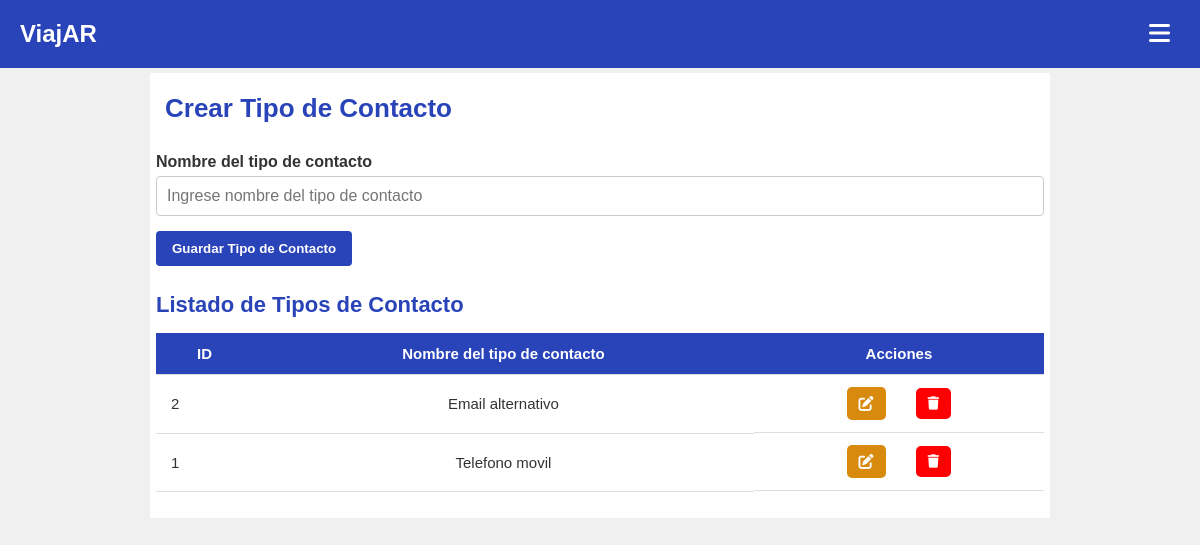
/index.php?page=tipo_contactos (signed in), run on an earlier commit of the app's database.
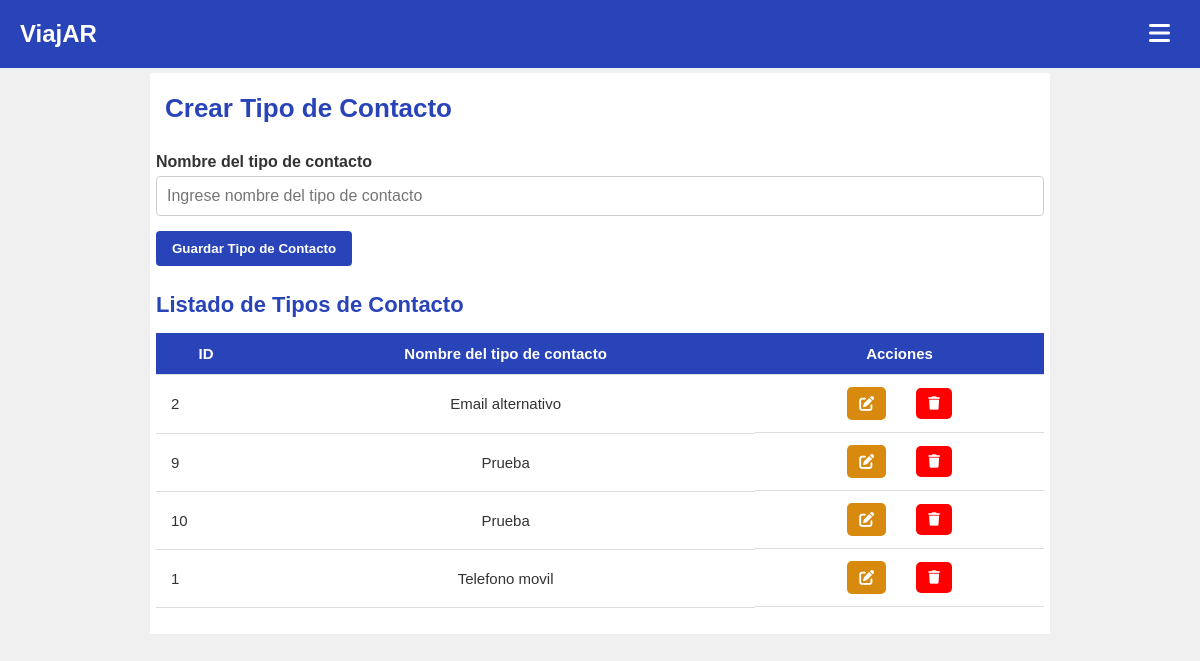
And on a later commit of the database.
### tables this page shows
CREATE TABLE `tipo_contacto` (
  `id_tipo_contacto` int NOT NULL AUTO_INCREMENT,
  `tipo_contacto_descripcion` varchar(80) NOT NULL,
  `activo` tinyint NOT NULL DEFAULT '1',
  PRIMARY KEY (`id_tipo_contacto`)
);

### index.php (called while the page is built, shortened)
<?php
$plantilla = new PlantillaControlador();
$plantilla -> traer_plantilla();

### models/tipo_contactos.php (called while the page is built, shortened)
<?php
require_once('conexion.php');
class Tipo_contacto {
    public function traer_tipos_contactos() {
        $conexion = new Conexion();
        $query = "SELECT * FROM tipo_contacto WHERE activo = 1 ORDER BY tipo_contacto_descripcion ASC";
        return $conexion->consultar($query);
    }
}
?>

### models/conexion.php (called while the page is built, shortened)
<?php
class Conexion {
    private $con;
    private $servidor;
    private $usuario;
    private $password;
    private $base_datos;
    public function __construct() {
        $this->servidor = 'localhost';
        $this->usuario = 'root';
        $this->password = 'hola';
        $this->base_datos = 'viajar';
    }
    public function conectar() {
        if (!$this->con) {
            $this->con = new mysqli($this->servidor, $this->usuario, $this->password, $this->base_datos);
            $this->con->set_charset("utf8");
        }
        return $this->con;
    }
    public function consultar($query) {
        $resultado = $this->conectar()->query($query);
        $data = [];
        if ($resultado && $resultado->num_rows > 0) {
            while ($row = $resultado->fetch_assoc()) {
                $data[] = $row;
            }
        }
        return $data;
    }
}

### views/paginas/tipo_contactos.php (the view, shortened to what this page needs)
<?php
require_once('models/tipo_contactos.php');
require_once('models/conexion.php');
$tipo_contacto_model = new Tipo_contacto();
$result_tipos_contactos = $tipo_contacto_model->traer_tipos_contactos();
$editing_mode = false;
$tipo_contacto_descripcion_form = '';
?>
<!DOCTYPE html>
<html lang="es">
<head>
    <link rel="stylesheet" href="assets/css/listado_usuarios.css?v=1">
    <link rel="stylesheet" href="https://cdnjs.cloudflare.com/ajax/libs/font-awesome/6.0.0-beta3/css/all.min.css">
</head>
<body>
    <div class="container">
        <form method="post" action="controllers/tipo_contactos/tipo_contactos.controlador.php">
            <h1><?php echo $editing_mode ? 'Editar Tipo de Contacto' : 'Crear Tipo de Contacto'; ?></h1>
            <label for="id_tipo_contacto_descripcion">Nombre del tipo de contacto</label>
            <input
                type="text"
                id="id_tipo_contacto_descripcion"
                name="tipo_contacto_descripcion"
                placeholder="Ingrese nombre del tipo de contacto"
                value="<?php echo $tipo_contacto_descripcion_form; ?>"
            >
            <button type="submit"><?php echo $editing_mode ? 'Actualizar Tipo de Contacto' : 'Guardar Tipo de Contacto'; ?></button>
        </form>
    </div>
    <div class="container">
        <h2>Listado de Tipos de Contacto</h2>
        <table>
            <thead>
                <tr>
                    <th>ID</th>
                    <th class="nombre-tipo-contacto">Nombre del tipo de contacto</th>
                    <th id="acciones">Acciones</th>
                </tr>
            </thead>
            <tbody>
                <?php
                if (empty($result_tipos_contactos)): ?>
                    <tr>
                        <td colspan="4">No hay tipos de contacto registrados.</td>
                    </tr>
                <?php else: ?>
                    <?php foreach($result_tipos_contactos as $tipo_contacto_actual){ ?>
                    <tr>
                        <td><?php echo htmlspecialchars($tipo_contacto_actual['id_tipo_contacto']); ?></td>
                        <td class="nombre-tipo-contacto"><?php echo htmlspecialchars($tipo_contacto_actual['tipo_contacto_descripcion']); ?></td>
                        <td class="acciones-botones">
                            <a id="editar" href="index.php?page=tipo_contactos&id=<?php echo htmlspecialchars($tipo_contacto_actual['id_tipo_contacto']); ?>">
                                <i class="fa-solid fa-pen-to-square" type="button"></i>
                            </a>
                            <form method="post" action="controllers/tipo_contactos/tipo_contactos.controlador.php" onsubmit="return confirm('¿Seguro que quieres eliminar este tipo de contacto?');">
                                <button id="eliminar" type="submit"><i class="fa-solid fa-trash"></i></button>
                            </form>
                        </td>
                    </tr>
                    <?php }?>
                <?php endif; ?>
            </tbody>
        </table>
        </div>
    </body>
</html>

What changed in the data, as far as the page shows it:
added tipo_contacto: id_tipo_contacto "9", tipo_contacto_descripcion "Prueba"
added tipo_contacto: id_tipo_contacto "10", tipo_contacto_descripcion "Prueba"
